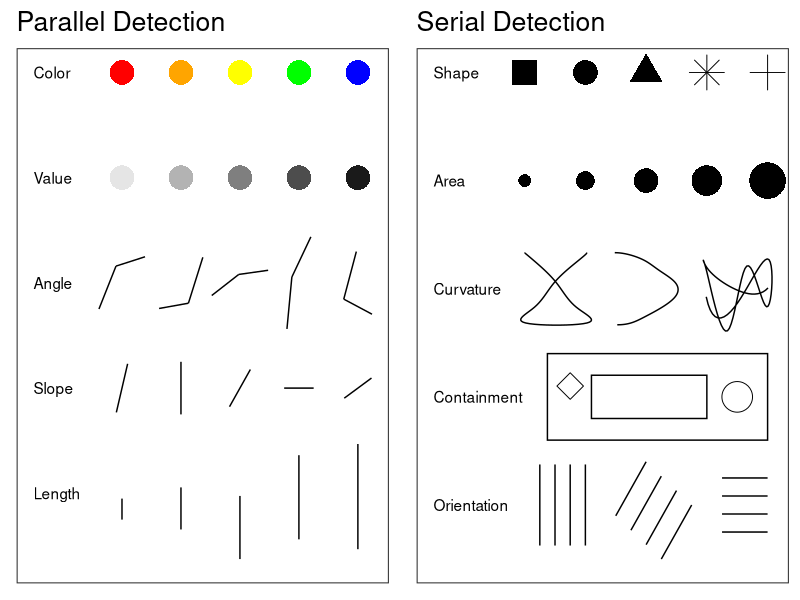

Recreate this plot in R.
## ---- chunk 1
#| label: parallel-serial
#| echo: false
#| message: false
#| warning: false
#| include: true
#| fig-cap: Features detected serially or in parallel. 

suppressMessages(library(ggplot2))
suppressMessages(library(gridExtra))
suppressMessages(library(dplyr))
suppressMessages(library(tidyr))
suppressMessages(library(purrr))

# Empty theme definition
new_theme_empty <- theme_bw(base_size=16)
new_theme_empty$line <- element_blank()
new_theme_empty$strip.text <- element_blank()
new_theme_empty$axis.text <- element_blank()
# new_theme_empty$plot.title <- element_blank()
new_theme_empty$axis.title <- element_blank()
# new_theme_empty$plot.margin <- structure(c(0, 0, -1, -1), unit = "lines", valid.unit = 3L, class = "unit")


parallel.points <- data.frame(
  color = c("red", "orange", "yellow", "green", "blue",
            "grey90", "grey70", "grey50", "grey30", "grey10"),
  shape = 16,
  x = rep(1:5, times=2),
  y = rep(c(5, 4), each=5)
)

gen.angles <- function(angle1=runif(1, 0, pi), angle2=runif(1, 0, pi/2), length=1, x=0, y=0){
  line1 <- data.frame(
    x = x,
    xend = x + length*cos(angle1),
    y = y,
    yend = y + length*sin(angle1)
    )
  line2 <- data.frame(
    x = line1$xend,
    xend = line1$xend + length*cos(angle2),
    y = line1$yend,
    yend = line1$yend + length*sin(angle2)
  )
  pacman <- rbind(line1, line2)
  pacman[,1:2] <- pacman[,1:2] - mean(range(unlist(pacman[,1:2]))) + x
  pacman[,3:4] <- pacman[,3:4] - mean(range(unlist(pacman[,3:4]))) + y
  pacman
}

gen.slopes <- function(angle=runif(1, 0, pi), length=.5, x=0, y=0){
  data.frame(
    x = x - length*cos(angle)/2,
    xend = x + length*cos(angle)/2,
    y = y - length*sin(angle)/2,
    yend = y + length*sin(angle)/2
    )
}

angle.set <- sample(seq(0, pi/2, length.out=5), 5)
ystart <- 1 - sample(seq(.25, .625, length.out=5), 5)
yend <- ystart + sort(sample(seq(.2, 1, length.out=5), 5))
parallel.segments <- dplyr::bind_rows(
  do.call("rbind", lapply(1:5, function(i) gen.slopes(x=i, angle=angle.set[i], length=.5, y=2))), # slope
  do.call("rbind", lapply(1:5, function(i) gen.angles(x=i, length=.5, y=3))), # angles
  data.frame( x = 1:5, xend = 1:5, y=ystart , yend=yend) # length
)

parallel <-
  ggplot() + new_theme_empty +
  geom_point(aes(x=x, y=y, color=color, shape=shape), data=parallel.points, size=8) + scale_shape_identity() + scale_color_identity() +
  geom_segment(aes(x=x, xend=xend, y=y, yend=yend), data=parallel.segments) +
  geom_text(aes(x=-0.5, y=1:5, label=c("Length", "Slope", "Angle", "Value", "Color")), hjust=0, vjust=.5) +
  ggtitle("Parallel Detection") 

serial.points <- data.frame(
    x = c(rep(1:5, times=2), 4.5, 1.75),
    y = c(rep(c(5, 4), each=5), 2, 2.1),
    shape = c(15, 16, 17, 8, 3, rep(16, 5), 1, 5),
    size = c(rep(8, 5), c(4, 6, 8, 10, 12), 10, 6)
  )

serial.lines <- data.frame(
    x = jitter(
      c(cos(c(seq(0, pi, length.out=5), rev(seq(pi, 0, length.out=5))))/2+1.5,
        seq(2.5, 3.25, length.out=4), 3.5, 3.5, rev(seq(2.5, 3.25, length.out=4)),
        seq(4, 5, length.out=3), rev(seq(4, 5, length.out=4)), seq(4, 5, length.out=3))
      ),
    y = c(sin(seq(pi/2, 3*pi/2, length.out=10))^2/+3,
          sin(seq(pi/2, 3*pi/2, length.out=10))/2+3,
          rnorm(10, 3, .25)),
    group = rep(1:3, each=10)
  )

fix_lines <- function(df){
  xspline <- data.frame(spline(x=1:nrow(df), y=df$x, n=100))
  yspline <- data.frame(spline(x=1:nrow(df), y=df$y, n=100))

  tmp <- data.frame(x=xspline$y, y=yspline$y)
  tmp$y <- (tmp$y-mean(tmp$y))/(max(tmp$y) - min(tmp$y))/1.5 + 3
  return(tmp)
}

serial.lines2 <- serial.lines %>%
  tidyr::nest(data = -group) %>%
  mutate(data2 = map(data, fix_lines)) %>%
  tidyr::unnest(data2)

serial.rects <- data.frame(
    xmin = c(1.375, 2.1),
    xmax = c(5, 4),
    ymin = c(1.6, 1.8),
    ymax = c(2.4, 2.2)
  )

serial.segments <- data.frame(
  x = c(seq(1.25, 2, length.out=4), seq(2.5, 3.25, length.out=4), rep(4.25, 4)),
  xend = c(seq(1.25, 2, length.out=4), seq(3, 3.75, length.out=4), rep(5, 4)),
  y = c(rep(.625, 4), rev(seq(.5, .9, length.out=4)), seq(.75, 1.25, length.out=4)),
  yend = c(rep(1.375, 4), rev(seq(1, 1.4, length.out=4)), seq(.75, 1.25, length.out=4))
)


serial <- ggplot() + new_theme_empty +
  geom_point(aes(x=x, y=y, size=size, shape=shape), data=serial.points) +
  geom_path(aes(x=x, y=y, group=group), data=serial.lines2, color="black") +
  geom_rect(aes(xmin=xmin, xmax=xmax, ymin=ymin, ymax=ymax), data=serial.rects, fill="transparent", color="black") +
  geom_segment(aes(x=x, xend=xend, y=y, yend=yend), data=serial.segments) +
  scale_shape_identity() +
  scale_size_identity() +
  geom_text(aes(x=-0.5, y=rev(1:5), label=c("Shape", "Area", "Curvature", "Containment", "Orientation")), hjust=0, vjust=.5) +
  ggtitle("Serial Detection") 

grid.arrange(parallel, serial, ncol=2)
